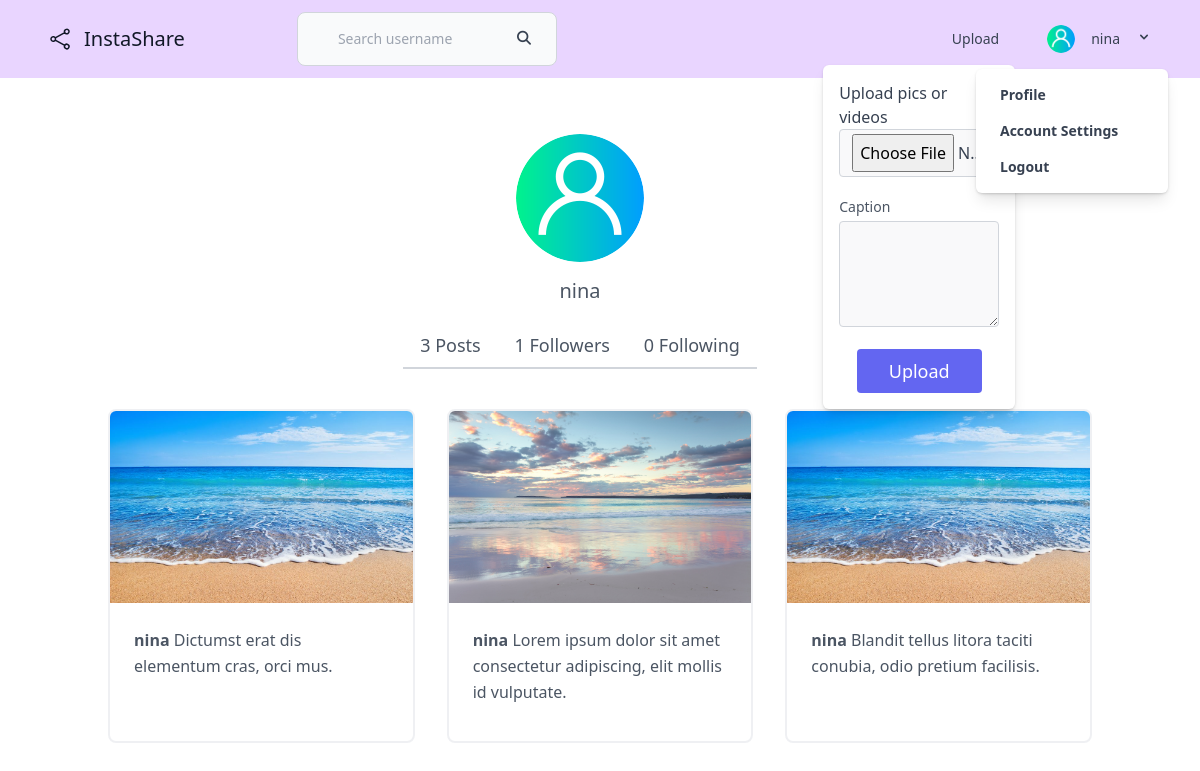
Screenshot of /profile/nina/ (signed in) with the database file from the repository.
### core/models.py (models this page shows, shortened)
class Profile(models.Model):
    user = models.ForeignKey(User, on_delete=models.CASCADE)
    id_user = models.IntegerField()
    bio = models.TextField(blank=True)
    profile_image = models.ImageField(
        upload_to="user_images", default="default-user.png"
    )
    location = models.CharField(max_length=100, blank=True)

class Post(models.Model):
    id = models.UUIDField(primary_key=True, default=uuid.uuid4)
    user = models.CharField(max_length=100)
    image = models.ImageField(upload_to="post_images")
    caption = models.TextField()
    created_at = models.DateTimeField(default=datetime.now)
    no_of_likes = models.IntegerField(default=0)

### core/views.py (the view)
# urls.py: path("profile/<str:pk>/", views.profile, name="profile"),
@login_required(login_url="login")
def profile(request, pk):
    user_object = User.objects.get(username=pk)
    user_profile = Profile.objects.get(user=user_object)
    user_posts = Post.objects.filter(user=pk)
    user_post_length = len(user_posts)
    follower = request.user.username
    user = pk
    if FollowersCount.objects.filter(follower=follower, user=user).first():
        button_text = "Unfollow"
    else:
        button_text = "Follow"
    followers = len(FollowersCount.objects.filter(user=pk))
    following = len(FollowersCount.objects.filter(follower=pk))
    context = {
        "user_object": user_object,
        "user_profile": user_profile,
        "user_posts": user_posts,
        "user_post_length": user_post_length,
        "button_text": button_text,
        "followers": followers,
        "following": following,
    }
    return render(request, "profile.html", context)

### templates/profile.html (shortened to what this page needs)
{% extends 'base.html' %}
{% block content %}
<section class="text-gray-600 body-font overflow-hidden">
	<div class="container px-5 pt-8 mx-auto">
		<div class="lg:w-4/5 mx-auto flex flex-wrap justify-center">
			<div class="lg:w-1/2 w-full lg:pr-10 lg:py-6 mb-6 lg:mb-0">
				<div class="text-center">
					<img src="{{ user_profile.profile_image.url }}" class="rounded-full w-32 mb-4 mx-auto"
						alt="Avatar" />
					<h5 class="text-xl font-medium leading-tight mb-2">{{ user_profile.user.username }}</h5>
				</div>
				<div class="flex mb-4 mt-5">
					<a class="flex-grow border-b-2 border-gray-300 py-2 text-lg px-1 text-center">{{ user_post_length }}
						Posts</a>
					<a class="flex-grow border-b-2 border-gray-300 py-2 text-lg px-1 text-center">{{ followers }}
						Followers</a>
					<a class="flex-grow border-b-2 border-gray-300 py-2 text-lg px-1 text-center">{{ following }}
						Following</a>
				</div>
			</div>
		</div>
	</div>
</section>
<section class="text-gray-600 body-font">
	<div class="container px-5 mx-auto">
		<div class="flex flex-wrap -m-4">
			{% for post in user_posts %}
			<div class="p-4 md:w-1/3">
				<div class="h-full border-2 border-gray-200 border-opacity-60 rounded-lg overflow-hidden">
					<a href="{{ post.image.url }}">
						<img class="lg:h-48 md:h-36 w-full object-cover object-center" src="{{ post.image.url }}"
							alt="blog">
					</a>
					<div class="p-6">
						<p class="leading-relaxed mb-3">
							<a href=""><strong>{{ post.user }} </strong></a> {{ post.caption }}
						</p>
					</div>
				</div>
			</div>
			{% endfor %}
		</div>
	</div>
</section>
{% endblock content %}

### templates/base.html (shortened to what this page needs)
{% load static %}
<!DOCTYPE html>
<html lang="en">
<head>
    <link rel="stylesheet" href="https://cdnjs.cloudflare.com/ajax/libs/font-awesome/6.2.1/css/all.min.css"
 />
</head>
<body>
    {% include 'navbar.html' %}
    <div>
        {% block content %}
        {% endblock content %}
    </div>
    <script src="https://cdn.tailwindcss.com"></script>
</body>
</html>

### templates/navbar.html (shortened to what this page needs)
<nav class="w-full text-gray-700 bg-purple-200 dark-mode:text-gray-200 dark-mode:bg-gray-800">
    <div x-data="{ open: false }"
        class="flex flex-col max-w-screen-xl px-4 mx-auto md:items-center md:justify-between md:flex-row md:px-6 lg:px-8">
        <div class="p-4 flex flex-row items-center justify-between">
            <a class="flex title-font font-medium items-center text-gray-900 mb-4 md:mb-0" href="{% url 'home' %}">
                <span class="ml-3 text-xl">InstaShare</span>
            </a>
        </div>
        <div class="ml-24 py-3 justify-between">
            <form action="search/" method="POST">
                <div class="relative">
                    <input type="text" id="default-search" name="username"
                        class="block w-full p-4 pl-10 text-sm text-gray-900 border border-gray-300 rounded-lg bg-gray-50 focus:ring-blue-500 focus:border-blue-500 dark:bg-gray-700 dark:border-gray-600 dark:placeholder-gray-400 dark:text-white dark:focus:ring-blue-500 dark:focus:border-blue-500"
                        placeholder="Search username" required>
                    <button type="submit"
                        class="text-blue absolute right-2.5 bottom-2.5 focus:ring-4 focus:outline-none focus:ring-blue-300 font-medium rounded-lg text-sm px-4 py-2 dark:bg-blue-600 dark:hover:bg-blue-700 dark:focus:ring-blue-800">
                        <i class="fa-solid fa-magnifying-glass"></i></button>
                </div>
            </form>
        </div>
        <nav :class="{'flex': open, 'hidden': !open}"
            class="flex-col flex-grow pb-4 md:pb-0 hidden md:flex md:justify-end md:flex-row">
            {% if user.is_authenticated %}
            <div @click.away="open = false" class="relative" x-data="{ open: false }">
                <button @click="open = !open"
                    class="flex flex-row items-center w-full px-4 py-2 mt-2 text-sm font-semibold text-left bg-transparent rounded-lg dark-mode:bg-transparent dark-mode:focus:text-white dark-mode:hover:text-white dark-mode:focus:bg-gray-600 dark-mode:hover:bg-gray-600 md:w-auto md:inline md:mt-0 md:ml-4 hover:text-gray-900 focus:text-gray-900 hover:bg-gray-200 focus:bg-gray-200 focus:outline-none focus:shadow-outline">
                    <div class="flex items-center space-x-4">
                        <div class="font-medium dark:text-white mt-1">
                            <div>Upload</div>
                        </div>
                    </div>
                </button>
                <div x-show="open" x-transition:enter="transition ease-out duration-100"
                    x-transition:enter-start="transform opacity-0 scale-95"
                    x-transition:enter-end="transform opacity-100 scale-100"
                    x-transition:leave="transition ease-in duration-75"
                    x-transition:leave-start="transform opacity-100 scale-100"
                    x-transition:leave-end="transform opacity-0 scale-95"
                    class="absolute right-0 w-fit mt-2 origin-top-right rounded-md shadow-lg md:w-48">
                    <div class="px-2 py-2 bg-white rounded-md shadow dark-mode:bg-gray-800">
                        <form action="{% url 'upload'%}" method="POST" enctype="multipart/form-data">
                            <div class="p-2 w-full">
                                Upload pics or videos
                                <div class="relative">
                                    <input type="file" id="image_upload" name="image_upload"
                                        class="w-full bg-gray-100 bg-opacity-50 rounded border border-gray-300 focus:border-indigo-500 focus:bg-white focus:ring-2 focus:ring-indigo-200 text-base outline-none text-gray-700 py-1 px-3 leading-8 transition-colors duration-200 ease-in-out">
                                </div>
                            </div>
                            <div class="p-2 w-full">
                                <div class="relative">
                                    <label for="caption" class="leading-7 text-sm text-gray-600">Caption</label>
                                    <textarea id="caption" rows="3" name="caption"
                                        class="w-full bg-gray-100 bg-opacity-50 rounded border border-gray-300 focus:border-indigo-500 focus:bg-white focus:ring-2 focus:ring-indigo-200 text-base outline-none text-gray-700 py-1 px-3 leading-8 transition-colors duration-200 ease-in-out">
                                    </textarea>
                                </div>
                            </div>
                            <div class="p-2 w-full">
                                <button
                                    class="flex mx-auto text-white bg-indigo-500 border-0 py-2 px-8 focus:outline-none hover:bg-indigo-600 rounded text-lg">Upload</button>
                            </div>
                        </form>
                    </div>
                </div>
            </div>
            <div @click.away="open = false" class="relative" x-data="{ open: false }">
                <button @click="open = !open"
                    class="flex flex-row items-center w-full px-4 py-2 mt-2 text-sm font-semibold text-left bg-transparent rounded-lg dark-mode:bg-transparent dark-mode:focus:text-white dark-mode:hover:text-white dark-mode:focus:bg-gray-600 dark-mode:hover:bg-gray-600 md:w-auto md:inline md:mt-0 md:ml-4 hover:text-gray-900 focus:text-gray-900 hover:bg-gray-200 focus:bg-gray-200 focus:outline-none focus:shadow-outline">
                    <div class="flex items-center space-x-4">
                        <img class="w-7 h-7 rounded-full" src="{{ user_profile.profile_image.url }}" alt="">
                        <div class="font-medium dark:text-white">
                            <div>{{ user.username }}</div>
                        </div>
                    </div>
                </button>
                <div x-show="open" x-transition:enter="transition ease-out duration-100"
                    x-transition:enter-start="transform opacity-0 scale-95"
                    x-transition:enter-end="transform opacity-100 scale-100"
                    x-transition:leave="transition ease-in duration-75"
                    x-transition:leave-start="transform opacity-100 scale-100"
                    x-transition:leave-end="transform opacity-0 scale-95"
                    class="absolute right-0 w-full mt-2 origin-top-right rounded-md shadow-lg md:w-48">
                    <div class="px-2 py-2 bg-white rounded-md shadow dark-mode:bg-gray-800">
                        <a class="block px-4 py-2 mt-2 text-sm font-semibold bg-transparent rounded-lg dark-mode:bg-transparent dark-mode:hover:bg-gray-600 dark-mode:focus:bg-gray-600 dark-mode:focus:text-white dark-mode:hover:text-white dark-mode:text-gray-200 md:mt-0 hover:text-gray-900 focus:text-gray-900 hover:bg-gray-200 focus:bg-gray-200 focus:outline-none focus:shadow-outline"
                            href="{% url 'profile' user.username %}">Profile</a>
                        <a class="block px-4 py-2 mt-2 text-sm font-semibold bg-transparent rounded-lg dark-mode:bg-transparent dark-mode:hover:bg-gray-600 dark-mode:focus:bg-gray-600 dark-mode:focus:text-white dark-mode:hover:text-white dark-mode:text-gray-200 md:mt-0 hover:text-gray-900 focus:text-gray-900 hover:bg-gray-200 focus:bg-gray-200 focus:outline-none focus:shadow-outline"
                            href="{% url 'settings' %}">Account Settings</a>
                        <a class="block px-4 py-2 mt-2 text-sm font-semibold bg-transparent rounded-lg dark-mode:bg-transparent dark-mode:hover:bg-gray-600 dark-mode:focus:bg-gray-600 dark-mode:focus:text-white dark-mode:hover:text-white dark-mode:text-gray-200 md:mt-0 hover:text-gray-900 focus:text-gray-900 hover:bg-gray-200 focus:bg-gray-200 focus:outline-none focus:shadow-outline"
                            href="{% url 'logout' %}">Logout</a>
                    </div>
                </div>
            </div>
            {% endif %}
        </nav>
    </div>
</nav>

### rows the page displays
Profile: profile_image (placeholder picture), user.username "nina"
Post: image (picture), user "nina", caption "Dictumst erat dis elementum cras, orci mus."
Post: image (picture), user "nina", caption "Lorem ipsum dolor sit amet consectetur adipiscing, elit mollis id vulputate."
Post: image (picture), user "nina", caption "Blandit tellus litora taciti conubia, odio pretium facilisis."

### other values shown
{{ user.username }} "nina"
{{ user_post_length }} "3"
{{ followers }} "1"
{{ following }} "0"
